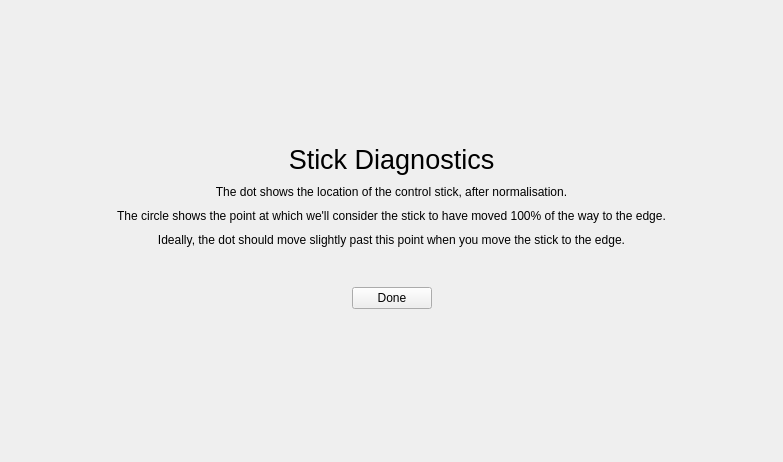
<?xml version="1.0" encoding="UTF-8"?>
<ui version="4.0">
 <class>StickDiagnostics</class>
 <widget class="QWidget" name="StickDiagnostics">
  <property name="geometry">
   <rect>
    <x>0</x>
    <y>0</y>
    <width>783</width>
    <height>462</height>
   </rect>
  </property>
  <property name="windowTitle">
   <string notr="true">Form</string>
  </property>
  <layout class="QVBoxLayout" name="verticalLayout">
   <property name="spacing">
    <number>10</number>
   </property>
   <property name="leftMargin">
    <number>0</number>
   </property>
   <property name="topMargin">
    <number>0</number>
   </property>
   <property name="rightMargin">
    <number>0</number>
   </property>
   <property name="bottomMargin">
    <number>0</number>
   </property>
   <item>
    <spacer name="verticalSpacer_2">
     <property name="orientation">
      <enum>Qt::Vertical</enum>
     </property>
     <property name="sizeHint" stdset="0">
      <size>
       <width>20</width>
       <height>118</height>
      </size>
     </property>
    </spacer>
   </item>
   <item>
    <widget class="QLabel" name="label">
     <property name="font">
      <font>
       <pointsize>20</pointsize>
      </font>
     </property>
     <property name="text">
      <string>Stick Diagnostics</string>
     </property>
     <property name="alignment">
      <set>Qt::AlignCenter</set>
     </property>
    </widget>
   </item>
   <item>
    <widget class="QLabel" name="label_2">
     <property name="text">
      <string>The dot shows the location of the control stick, after normalisation.</string>
     </property>
     <property name="alignment">
      <set>Qt::AlignCenter</set>
     </property>
    </widget>
   </item>
   <item>
    <widget class="QLabel" name="label_3">
     <property name="text">
      <string>The circle shows the point at which we'll consider the stick to have moved 100% of the way to the edge.</string>
     </property>
     <property name="alignment">
      <set>Qt::AlignCenter</set>
     </property>
    </widget>
   </item>
   <item>
    <widget class="QLabel" name="label_4">
     <property name="text">
      <string>Ideally, the dot should move slightly past this point when you move the stick to the edge.</string>
     </property>
     <property name="alignment">
      <set>Qt::AlignCenter</set>
     </property>
    </widget>
   </item>
   <item>
    <layout class="QHBoxLayout" name="horizontalLayout_2">
     <item>
      <spacer name="horizontalSpacer">
       <property name="orientation">
        <enum>Qt::Horizontal</enum>
       </property>
       <property name="sizeHint" stdset="0">
        <size>
         <width>40</width>
         <height>20</height>
        </size>
       </property>
      </spacer>
     </item>
     <item>
      <widget class="StickDiagnosticsStickWidget" name="stickL" native="true"/>
     </item>
     <item>
      <widget class="StickDiagnosticsStickWidget" name="stickR" native="true"/>
     </item>
     <item>
      <spacer name="horizontalSpacer_2">
       <property name="orientation">
        <enum>Qt::Horizontal</enum>
       </property>
       <property name="sizeHint" stdset="0">
        <size>
         <width>40</width>
         <height>20</height>
        </size>
       </property>
      </spacer>
     </item>
    </layout>
   </item>
   <item>
    <layout class="QHBoxLayout" name="horizontalLayout">
     <item>
      <spacer name="horizontalSpacer_3">
       <property name="orientation">
        <enum>Qt::Horizontal</enum>
       </property>
       <property name="sizeHint" stdset="0">
        <size>
         <width>40</width>
         <height>20</height>
        </size>
       </property>
      </spacer>
     </item>
     <item>
      <widget class="QPushButton" name="finishButton">
       <property name="text">
        <string>Done</string>
       </property>
      </widget>
     </item>
     <item>
      <spacer name="horizontalSpacer_4">
       <property name="orientation">
        <enum>Qt::Horizontal</enum>
       </property>
       <property name="sizeHint" stdset="0">
        <size>
         <width>40</width>
         <height>20</height>
        </size>
       </property>
      </spacer>
     </item>
    </layout>
   </item>
   <item>
    <spacer name="verticalSpacer">
     <property name="orientation">
      <enum>Qt::Vertical</enum>
     </property>
     <property name="sizeHint" stdset="0">
      <size>
       <width>20</width>
       <height>117</height>
      </size>
     </property>
    </spacer>
   </item>
   <item>
    <widget class="GamepadHud" name="gamepadHud" native="true"/>
   </item>
  </layout>
 </widget>
 <customwidgets>
  <customwidget>
   <class>GamepadHud</class>
   <extends>QWidget</extends>
   <header location="global">gamepadhud.h</header>
   <container>1</container>
  </customwidget>
  <customwidget>
   <class>StickDiagnosticsStickWidget</class>
   <extends>QWidget</extends>
   <header>gamepadConfiguration/stickdiagnosticsstickwidget.h</header>
   <container>1</container>
  </customwidget>
 </customwidgets>
 <resources/>
 <connections/>
</ui>
